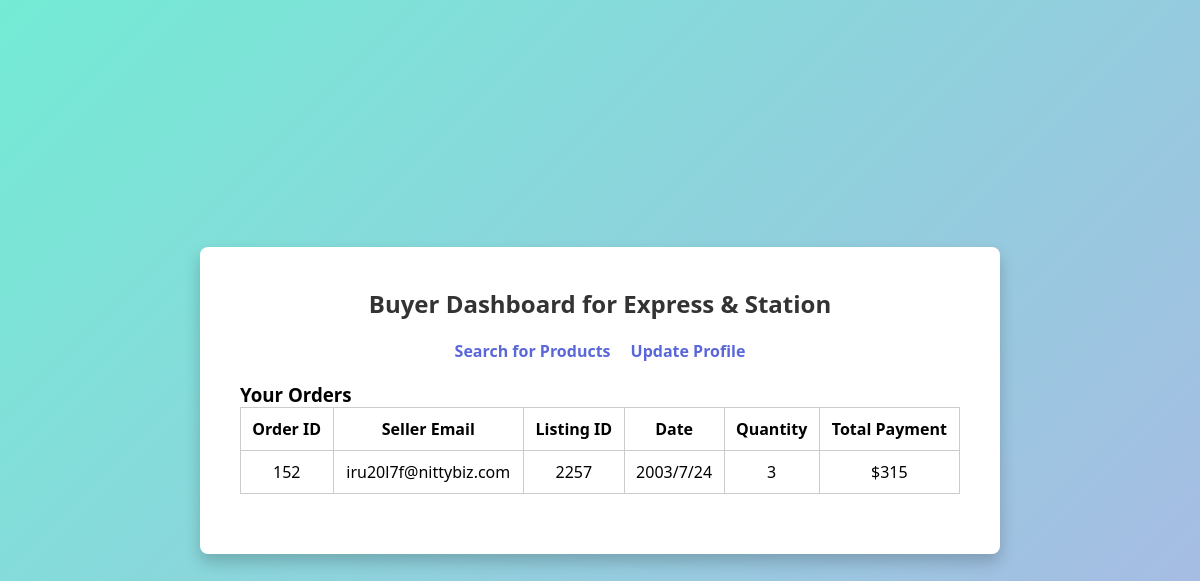
Page /buyer/dashboard (signed in) on the committed database.
### tables this page shows
CREATE TABLE Orders
(
    order_id     integer
        constraint Orders_pk
            primary key,
    seller_email text,
    listing_id   integer,
    buyer_email  text,
    date         text,
    quantity     integer,
    payment      integer,
    foreign key (seller_email, listing_id) references Listings(seller_email, listing_id),
    foreign key (buyer_email) references Buyers(email)
);

### app.py (the view)
@app.route('/buyer/dashboard')
def buyer_dashboard():
   if "email" not in session:
       flash("Please log in.")
       return redirect(url_for("index"))
   email = session["email"]
   roles = get_user_role(email)
   if 'Buyer' not in roles:
       flash("Access restricted: Buyer role required.")
       return redirect(url_for("index"))
   conn = sqlite3.connect('nittanybusiness.db')
   cursor = conn.cursor()
   cursor.execute('''
       SELECT Order_ID, Seller_Email, Listing_ID, Date, Quantity, Payment
       FROM Orders
       WHERE Buyer_Email = ?
   ''', (email,))
   orders = cursor.fetchall()
   conn.close()
   return render_template("buyer_dashboard.html", orders=orders, roles=roles)

### app.py (called while the page is built)
def get_user_role(email: str) -> list:
    conn = sqlite3.connect(DATABASE)
    cursor = conn.cursor()
    roles = []
    cursor.execute("SELECT 1 FROM buyers WHERE email = ?", (email,))
    if cursor.fetchone():
        roles.append("Buyer")
    cursor.execute("SELECT 1 FROM sellers WHERE email = ?", (email,))
    if cursor.fetchone():
        roles.append("Seller")
    cursor.execute("SELECT 1 FROM helpdesk WHERE email = ?", (email,))
    if cursor.fetchone():
        roles.append("HelpDesk")
    conn.close()
    return roles

### templates/buyer_dashboard.html (shortened to what this page needs)
<!DOCTYPE html>
<html>
<head>
</head>
<body>
 <div class="container">
   <h2>Buyer Dashboard for {{ session.get('business_name') }}</h2>
   <div class="top-panel">
     <a href="{{ url_for('search') }}">Search for Products</a>
     <a href="{{ url_for('profile') }}">Update Profile</a>
   </div>
   <h3>Your Orders</h3>
   {% if orders %}
 <table>
   <tr>
     <th>Order ID</th>
     <th>Seller Email</th>
     <th>Listing ID</th>
     <th>Date</th>
     <th>Quantity</th>
     <th>Total Payment</th>
   </tr>
   {% for order in orders %}
   <tr>
     <td>{{ order[0] }}</td>
     <td>{{ order[1] }}</td>
     <td>{{ order[2] }}</td>
     <td>{{ order[3] }}</td>
     <td>{{ order[4] }}</td>
     <td>${{ order[5] }}</td>
   </tr>
   {% endfor %}
 </table>
{% else %}
 <p>No orders found.</p>
{% endif %}
 </div>
</body>
</html>

### templates/buyer_dashboard.html (style rules this page uses)
* { margin: 0; padding: 0; box-sizing: border-box; }
body { font-family: 'Segoe UI', Tahoma, Geneva, Verdana, sans-serif; background: linear-gradient(135deg, #74ebd5, #ACB6E5); min-height: 100vh; display: flex; align-items: center; justify-content: center; }
.container { background-color: #fff; border-radius: 8px; padding: 40px; width: 800px; box-shadow: 0 8px 16px rgba(0, 0, 0, 0.2); }
.top-panel { display: flex; justify-content: center; gap: 20px; margin-bottom: 20px; }
.top-panel a { color: #5A67D8; text-decoration: none; font-size: 1rem; font-weight: bold; }
h2 { text-align: center; margin-bottom: 20px; color: #333; }
table { width: 100%; border-collapse: collapse; margin-bottom: 20px; }
th, td { padding: 10px; border: 1px solid #ccc; text-align: center; }

### rows in the picture
Orders: order_id "152", seller_email "iru20l7f@nittybiz.com", listing "2257", date "2003/7/24", quantity "3", payment "315"

### other values in the picture
{{ session.get('business_name') }} "Express & Station"
